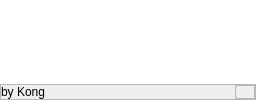
              <widget class="QFrame" name="info_text">
               <property name="minimumSize">
                <size>
                 <width>0</width>
                 <height>70</height>
                </size>
               </property>
               <property name="maximumSize">
                <size>
                 <width>16777215</width>
                 <height>100</height>
                </size>
               </property>
               <property name="frameShape">
                <enum>QFrame::NoFrame</enum>
               </property>
               <property name="frameShadow">
                <enum>QFrame::Raised</enum>
               </property>
               <layout class="QVBoxLayout" name="verticalLayout_7">
                <property name="spacing">
                 <number>0</number>
                </property>
                <property name="leftMargin">
                 <number>0</number>
                </property>
                <property name="topMargin">
                 <number>0</number>
                </property>
                <property name="rightMargin">
                 <number>0</number>
                </property>
                <property name="bottomMargin">
                 <number>0</number>
                </property>
                <item>
                 <widget class="QTextBrowser" name="textBrowser">
                  <property name="minimumSize">
                   <size>
                    <width>0</width>
                    <height>0</height>
                   </size>
                  </property>
                  <property name="maximumSize">
                   <size>
                    <width>16777215</width>
                    <height>16777215</height>
                   </size>
                  </property>
                  <property name="frameShape">
                   <enum>QFrame::NoFrame</enum>
                  </property>
                 </widget>
                </item>
                <item>
                 <widget class="QFrame" name="bottom_bar">
                  <property name="minimumSize">
                   <size>
                    <width>0</width>
                    <height>16</height>
                   </size>
                  </property>
                  <property name="frameShape">
                   <enum>QFrame::StyledPanel</enum>
                  </property>
                  <property name="frameShadow">
                   <enum>QFrame::Raised</enum>
                  </property>
                  <layout class="QHBoxLayout" name="horizontalLayout_11">
                   <property name="spacing">
                    <number>0</number>
                   </property>
                   <property name="leftMargin">
                    <number>0</number>
                   </property>
                   <property name="topMargin">
                    <number>0</number>
                   </property>
                   <property name="rightMargin">
                    <number>0</number>
                   </property>
                   <property name="bottomMargin">
                    <number>0</number>
                   </property>
                   <item>
                    <widget class="QLabel" name="credit_label">
                     <property name="text">
                      <string>by Kong</string>
                     </property>
                    </widget>
                   </item>
                   <item>
                    <widget class="QFrame" name="frame_size_grip">
                     <property name="minimumSize">
                      <size>
                       <width>20</width>
                       <height>0</height>
                      </size>
                     </property>
                     <property name="maximumSize">
                      <size>
                       <width>20</width>
                       <height>16777215</height>
                      </size>
                     </property>
                     <property name="frameShape">
                      <enum>QFrame::StyledPanel</enum>
                     </property>
                     <property name="frameShadow">
                      <enum>QFrame::Raised</enum>
                     </property>
                    </widget>
                   </item>
                  </layout>
                 </widget>
                </item>
               </layout>
              </widget>
